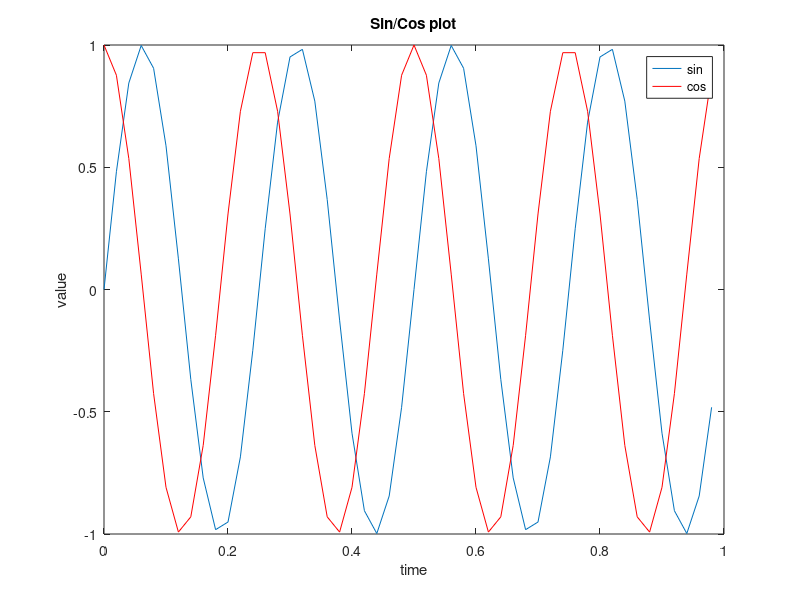
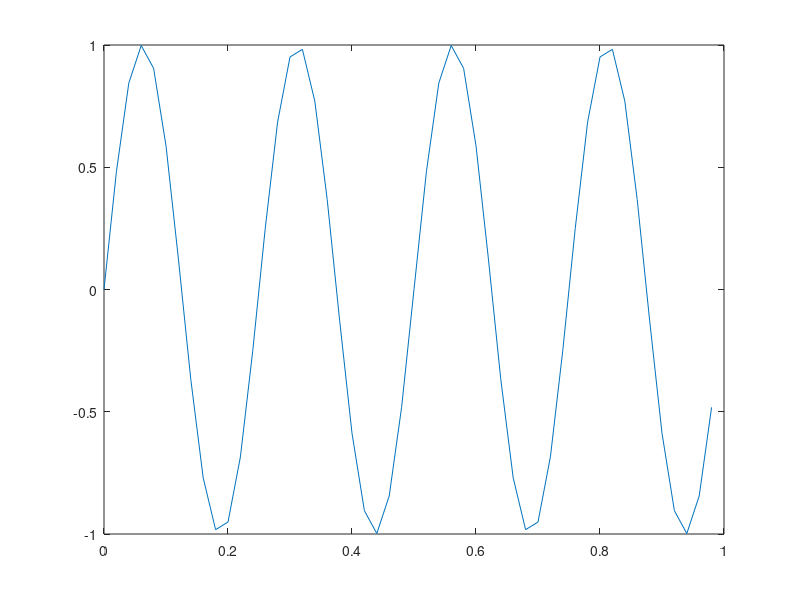
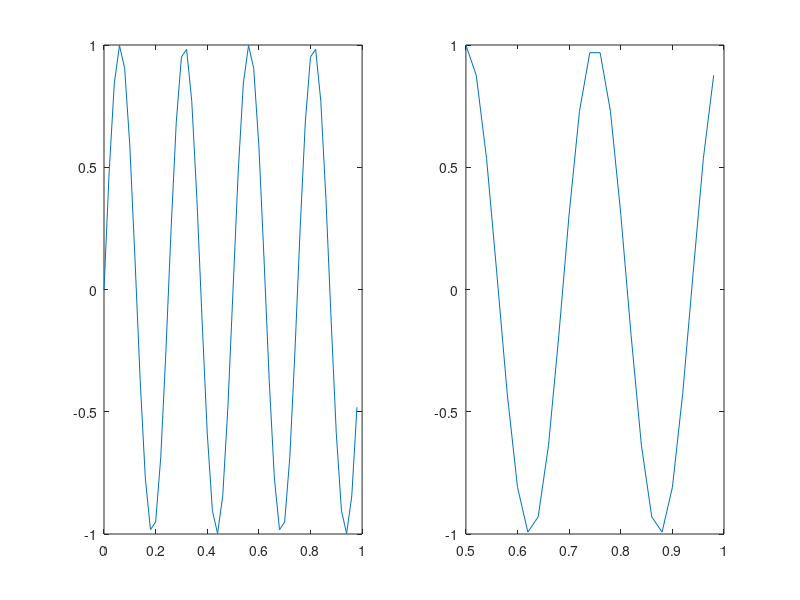

Here is the MATLAB script that generated these plots, in order:
clc;
clf;
clear;
disp("Hello Plotting World");
t = [0:0.02:0.98];
y1 = sin(2*pi*4*t);
y2 = cos(2*pi*4*t);
figure(1); plot(t, y1);
hold on;
figure(1); plot(t, y2, 'r');
xlabel('time');
ylabel('value');
legend('sin', 'cos');
title('Sin/Cos plot');

% saving the plot
%print -dpng 'sincos.png';

% separating figures
figure(2); plot(t, y1);
figure(3); plot(t, y2);

% Subplots
figure(3);
subplot(1,2,1);
plot(t, y1);
subplot(1,2,2);
plot(t, y2);
axis([0.5 1 -1 1]);